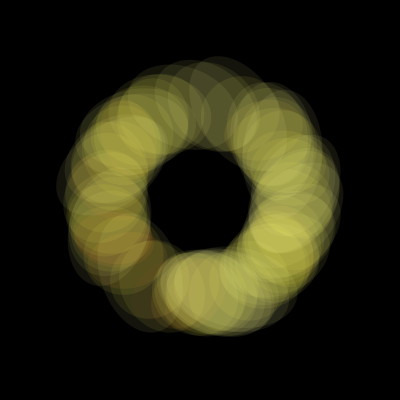
Frame 1 (no input)
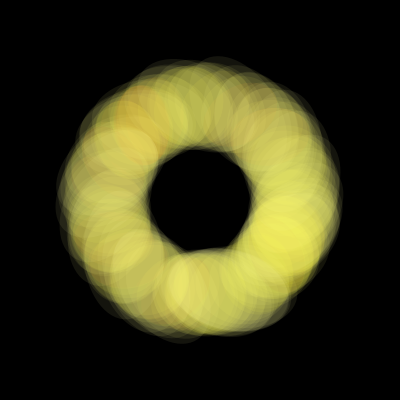
Frame 2 (the mouse pressed at the canvas centre, redrawn once)

The Processing sketch that drew these frames (run headless with seeded random() and noise(); the mouse was pressed at the canvas centre and the sketch redrawn once):

// Processing sketch: RANDOMROTATECOLOUR_O
// ── RANDOMROTATECOLOUR_O.pde
/*
Randomly rotated COLOURED O
Jamie Yeo 27/08/2012
jamie.yeowl@gmail.com
*/

void setup() {
  size(400, 400);
  
  background(0);
  smooth();
  
  noStroke();
  noLoop();
}

void draw() {
  translate(200, 200);
  for (int i=0; i<80; i++) {
    fill(i*30+100,i*20+2,i*2+10,20);
    float r = random(-PI, PI);
   
      rotate(r);
      ellipse(50,80,i*1+50,80);
      
save("randomrotatecolour.jpg");  

}
}
